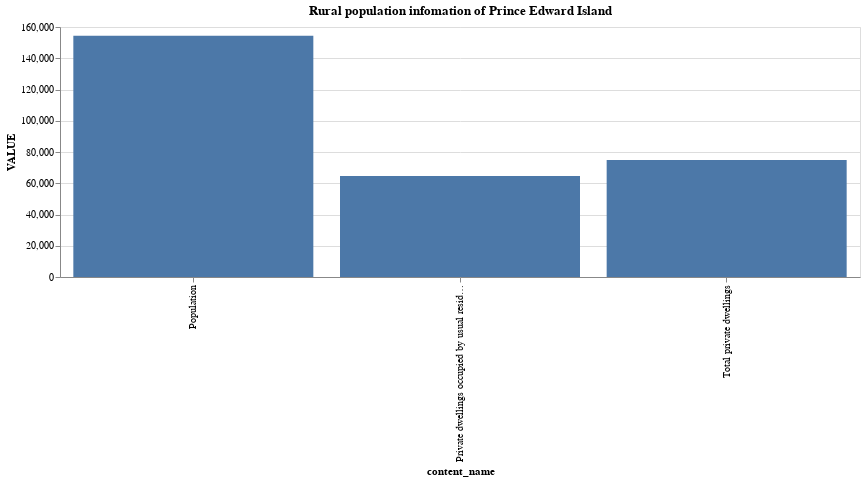

Notebook cell for this chart:
### Code cell
a = funct("Prince Edward Island")
a

### Figure 1 — Vega-Lite specification as saved in the notebook (floating-point values rounded to 4 significant figures)
{"config": {"view": {"continuousWidth": 400, "continuousHeight": 300}}, "data": {"name": "data-4d8f51176f50ab6380c5bb1106329d8b"}, "mark": "bar", "encoding": {"x": {"field": "content_name", "type": "nominal"}, "y": {"field": "VALUE", "type": "quantitative"}}, "height": 250, "title": "Rural population infomation of Prince Edward Island", "width": 800, "$schema": "https://vega.github.io/schema/vega-lite/v4.17.0.json", "datasets": {"data-4d8f51176f50ab6380c5bb1106329d8b": [{"REF_DATE": 2021, "GEO": "Prince Edward Island", "Statistical Area Classification (SAC)": "All census subdivisions", "Population and dwelling counts (3)": "Population, 2021", "VALUE": 154331, "content_name": "Population"}, {"REF_DATE": 2021, "GEO": "Prince Edward Island", "Statistical Area Classification (SAC)": "All census subdivisions", "Population and dwelling counts (3)": "Total private dwellings, 2021", "VALUE": 74934, "content_name": "Total private dwellings"}, {"REF_DATE": 2021, "GEO": "Prince Edward Island", "Statistical Area Classification (SAC)": "All census subdivisions", "Population and dwelling counts (3)": "Private dwellings occupied by usual residents, 2021", "VALUE": 64570, "content_name": "Private dwellings occupied by usual residents"}]}}
